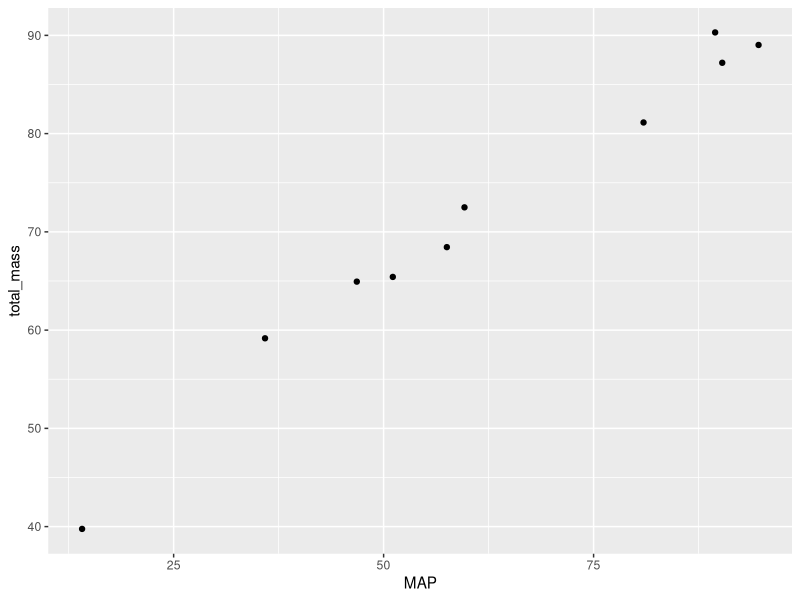
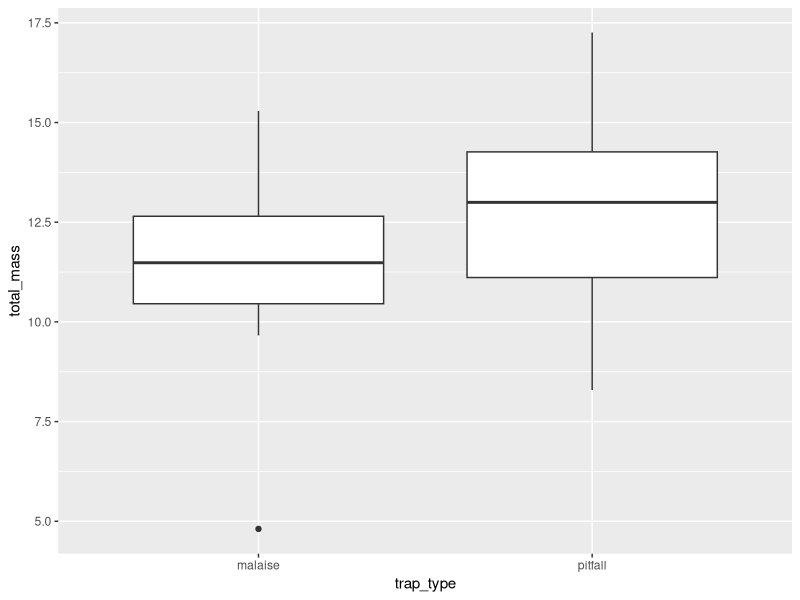

Source code (R) for these figures, in order:
## ---- chunk 1
#| echo: false

# Simulate the hypothetical arthropod data (not shown in the document)
set.seed(123)

sites <- paste0("site_", 1:10)
map <- runif(10, 10, 100)
species <- paste0("species_", 1:3)

dat <- data.frame(site = rep(sites, each = 3),
                  MAP = rep(map, each = 3),
                  species = rep(species, times = 10))

# per-species mass increases with rainfall; pitfalls catch a bit more
dat$total_mass_malaise <- 5 + 0.1 * dat$MAP + rnorm(nrow(dat), 0, 1.5)
dat$total_mass_pitfall <- 6.5 + 0.1 * dat$MAP + rnorm(nrow(dat), 0, 1.5)
## ---- chunk 2
head(dat)
## ---- chunk 3
dat$total_mass <- dat$total_mass_malaise + dat$total_mass_pitfall
## ---- chunk 4
library(dplyr)

# we will group the data by site and ignore species
dat_no_spp <- group_by(dat, site)

# now use summarize to get the mass across all species
dat_no_spp <- summarize(dat_no_spp,
                        MAP = mean(MAP),
                        total_mass = sum(total_mass))

# have a look at what we made:
head(dat_no_spp)
## ---- chunk 5
#| fig-width: 5
#| fig-height: 3

library(ggplot2)

ggplot(dat_no_spp, aes(x = MAP, y = total_mass)) +
    geom_point()
## ---- chunk 6
malaise <- dat[, c("site", "MAP", "species", "total_mass_malaise")]
malaise$trap_type <- "malaise"


pitfall <- dat[, c("site", "MAP", "species", "total_mass_pitfall")]
pitfall$trap_type <- "pitfall"
## ---- chunk 7
colnames(malaise) <- c("site", "MAP", "species",
                       "total_mass", "trap_type")
colnames(pitfall) <- c("site", "MAP", "species",
                       "total_mass", "trap_type")
## ---- chunk 8
dat_by_trap <- rbind(malaise, pitfall)
## ---- chunk 9
#| fig-width: 5
#| fig-height: 3

# notice that we're subsetting the data to just look at species 1
ggplot(subset(dat_by_trap, dat_by_trap$species == "species_1"),
       aes(x = trap_type, y = total_mass)) +
    geom_boxplot()
